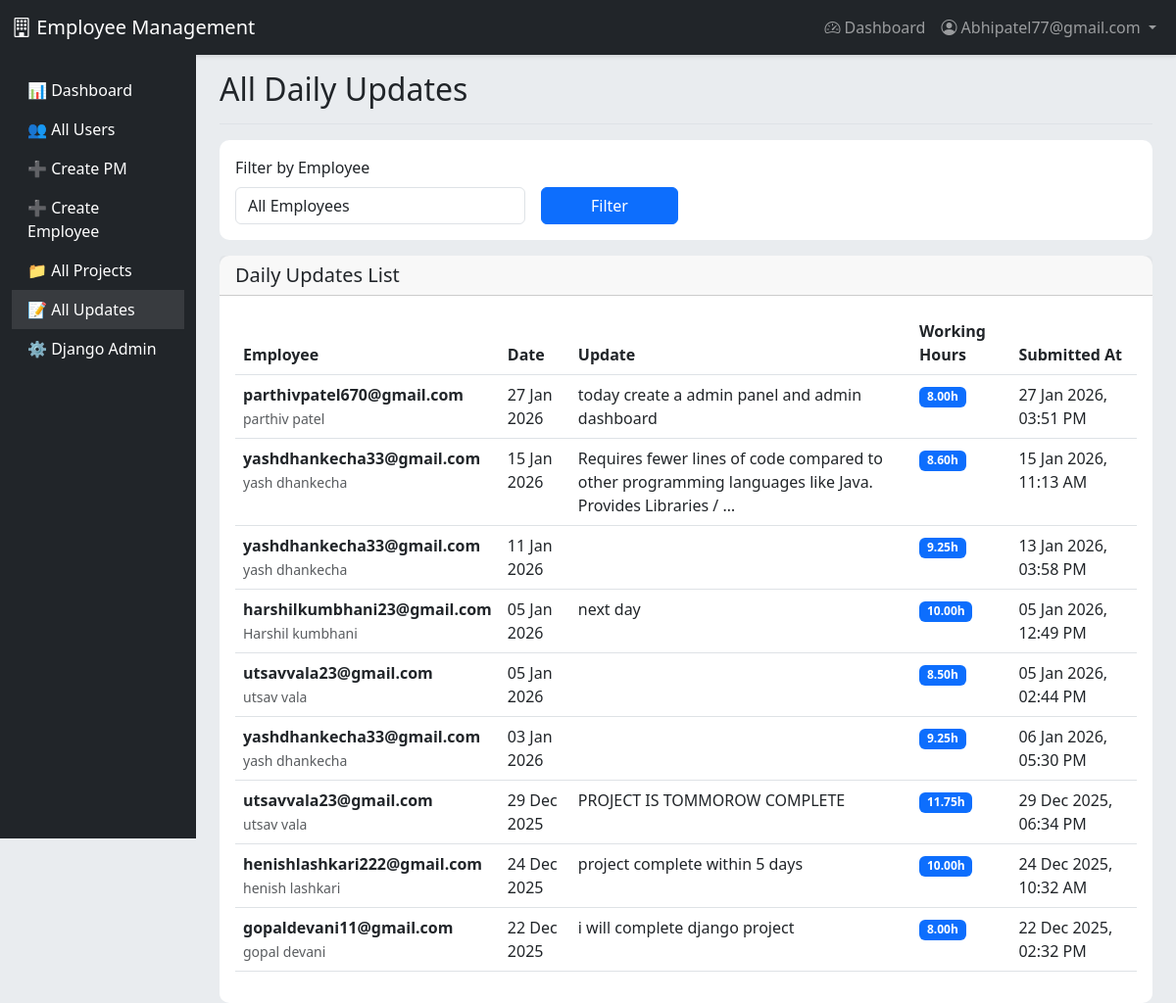
The app's page /updates/ (signed in) with its own data.
### accounts/models.py (models this page shows, shortened)
class User(AbstractUser):
    ROLE_CHOICES = (
        ('EMPLOYEE', 'Employee'),
        ('PM', 'Project Manager'),
        ('ADMIN', 'Admin'),
    )
    username = None
    email = models.EmailField(unique=True)
    role = models.CharField(max_length=10, choices=ROLE_CHOICES, default='EMPLOYEE')
    profile_image = models.ImageField(upload_to='profiles/', null=True, blank=True)
    is_verified = models.BooleanField(default=False)
    verification_token = models.CharField(max_length=100, blank=True)
    created_by = models.ForeignKey(
        'self',
        on_delete=models.CASCADE,  # ← Ye change kiya
        null=True,
        blank=True,
        related_name='created_users'
    )
    USERNAME_FIELD = 'email'
    REQUIRED_FIELDS = []
    objects = UserManager()
    class Meta:
        db_table = 'users'
        verbose_name = 'User'
        verbose_name_plural = 'Users'

class DailyUpdate(models.Model):
    employee = models.ForeignKey(
        User,
        on_delete=models.CASCADE,  # ← Already correct
        limit_choices_to={'role': 'EMPLOYEE'},
        related_name='daily_updates'
    )
    date = models.DateField(default=timezone.now)
    update_text = models.TextField()
    working_hours = models.DecimalField(
        max_digits=4,
        decimal_places=2,
        validators=[MinValueValidator(0)],
        help_text="Working hours for the day"
    )
    created_at = models.DateTimeField(auto_now_add=True)
    updated_at = models.DateTimeField(auto_now=True)
    class Meta:
        db_table = 'daily_updates'
        ordering = ['-date', '-created_at']
        unique_together = ['employee', 'date']
        verbose_name = 'Daily Update'
        verbose_name_plural = 'Daily Updates'

### accounts/views.py (the view)
    def wrapper(request, *args, **kwargs):
        if not request.user.is_authenticated or request.user.role != 'ADMIN':
            messages.error(request, 'Access denied. Admin only.')
            return redirect('dashboard')
        return view_func(request, *args, **kwargs)

### accounts/views.py (called while the page is built)
def admin_required(view_func):
    def wrapper(request, *args, **kwargs):
        if not request.user.is_authenticated or request.user.role != 'ADMIN':
            messages.error(request, 'Access denied. Admin only.')
            return redirect('dashboard')
        return view_func(request, *args, **kwargs)
    return wrapper

@login_required
@admin_required
def admin_updates_list(request):
    updates = DailyUpdate.objects.all().order_by('-date')
    employee_id = request.GET.get('employee')
    if employee_id:
        updates = updates.filter(employee_id=employee_id)
    context = {
        'updates': updates,
        'employees': User.objects.filter(role='EMPLOYEE'),
    }
    return render(request, 'admin_updates_list.html', context)

### accounts/templates/admin_updates_list.html (shortened to what this page needs)
{% extends 'base.html' %}
{% load static %}
{% block content %}
<div class="container-fluid">
    <div class="row">
        <nav class="col-md-2 d-md-block bg-dark sidebar vh-100 position-fixed" style="top: 56px;">
            <div class="position-sticky pt-3">
                <ul class="nav flex-column">
                    <li class="nav-item">
                        <a class="nav-link text-white" href="{% url 'dashboard' %}">
                            📊 Dashboard
                        </a>
                    </li>
                    <li class="nav-item">
                        <a class="nav-link text-white" href="{% url 'admin_users_list' %}">
                            👥 All Users
                        </a>
                    </li>
                    <li class="nav-item">
                        <a class="nav-link text-white" href="{% url 'pm_create' %}">
                            ➕ Create PM
                        </a>
                    </li>
                    <li class="nav-item">
                        <a class="nav-link text-white" href="{% url 'admin_create_employee' %}">
                            ➕ Create Employee
                        </a>
                    </li>
                    <li class="nav-item">
                        <a class="nav-link text-white" href="{% url 'admin_projects_list' %}">
                            📁 All Projects
                        </a>
                    </li>
                    <li class="nav-item">
                        <a class="nav-link text-white active" href="{% url 'admin_updates_list' %}">
                            📝 All Updates
                        </a>
                    </li>
                    <li class="nav-item">
                        <a class="nav-link text-white" href="/admin/" target="_blank">
                            ⚙️ Django Admin
                        </a>
                    </li>
                </ul>
            </div>
        </nav>
        <main class="col-md-10 ms-sm-auto px-md-4" style="margin-left: 16.66667%;">
            <div class="d-flex justify-content-between flex-wrap flex-md-nowrap align-items-center pt-3 pb-2 mb-3 border-bottom">
                <h1 class="h2">All Daily Updates</h1>
            </div>
            <div class="card mb-3">
                <div class="card-body">
                    <form method="get" class="row g-3">
                        <div class="col-md-4">
                            <label class="form-label">Filter by Employee</label>
                            <select name="employee" class="form-control">
                                <option value="">All Employees</option>
                            </select>
                        </div>
                        <div class="col-md-2">
                            <label class="form-label">&nbsp;</label>
                            <button type="submit" class="btn btn-primary w-100">Filter</button>
                        </div>
                    </form>
                </div>
            </div>
            <div class="card">
                <div class="card-header">
                    <h5 class="mb-0">Daily Updates List</h5>
                </div>
                <div class="card-body">
                    <div class="table-responsive">
                        <table class="table table-hover">
                            <thead>
                                <tr>
                                    <th>Employee</th>
                                    <th>Date</th>
                                    <th>Update</th>
                                    <th>Working Hours</th>
                                    <th>Submitted At</th>
                                </tr>
                            </thead>
                            <tbody>
                                {% for update in updates %}
                                <tr>
                                    <td>
                                        <strong>{{ update.employee.email }}</strong><br>
                                        <small class="text-muted">{{ update.employee.get_full_name|default:"-" }}</small>
                                    </td>
                                    <td>{{ update.date|date:"d M Y" }}</td>
                                    <td>{{ update.update_text|truncatewords:15 }}</td>
                                    <td><span class="badge bg-primary">{{ update.working_hours }}h</span></td>
                                    <td>{{ update.created_at|date:"d M Y, h:i A" }}</td>
                                </tr>
                                {% empty %}
                                <tr>
                                    <td colspan="5" class="text-center text-muted">
                                        No daily updates submitted yet
                                    </td>
                                </tr>
                                {% endfor %}
                            </tbody>
                        </table>
                    </div>
                </div>
            </div>
        </main>
    </div>
</div>
{% endblock %}

### accounts/templates/base.html (shortened to what this page needs)
<!DOCTYPE html>
<html lang="en">
<head>
    <link href="https://cdn.jsdelivr.net/npm/bootstrap@5.3.0/dist/css/bootstrap.min.css" rel="stylesheet">
    <link rel="stylesheet" href="https://cdn.jsdelivr.net/npm/bootstrap-icons@1.11.0/font/bootstrap-icons.css">
</head>
<body>
    <nav class="navbar navbar-expand-lg navbar-dark bg-dark">
        <div class="container-fluid">
            <a class="navbar-brand" href="{% url 'dashboard' %}">
                <i class="bi bi-building"></i> Employee Management
            </a>
            {% if user.is_authenticated %}
                <div class="collapse navbar-collapse" id="navbarNav">
                    <ul class="navbar-nav ms-auto">
                        <li class="nav-item">
                            <a class="nav-link" href="{% url 'dashboard' %}">
                                <i class="bi bi-speedometer2"></i> Dashboard
                            </a>
                        </li>
                        <li class="nav-item dropdown">
                            <a class="nav-link dropdown-toggle" href="#" id="navbarDropdown" role="button" data-bs-toggle="dropdown">
                                <i class="bi bi-person-circle"></i> {{ user.email }}
                            </a>
                        </li>
                    </ul>
                </div>
            {% endif %}
        </div>
    </nav>
    <main>
        {% block content %}{% endblock %}
    </main>
</body>
</html>

### accounts/templates/base.html (style rules this page uses)
body { background: #f8f9fa; }
.navbar { box-shadow: 0 2px 4px rgba(0,0,0,0.1); }
.card { border-radius: 10px; border: none; }

### accounts/templates/admin_updates_list.html (style rules this page uses)
body { background-color: #e9ecef !important; }
.sidebar { box-shadow: inset -1px 0 0 rgba(0, 0, 0, .1); }
.sidebar .nav-link { font-weight: 500; color: rgba(255, 255, 255, .8); }
.sidebar .nav-link.active { color: #fff; background-color: rgba(255, 255, 255, .1); }

### records on screen
User: email "Abhipatel77@gmail.com"
DailyUpdate: employee.email "parthivpatel670@gmail.com", employee.get_full_name "parthiv patel", date "27 Jan 2026", update_text "today create a admin panel and admin dashboard", working_hours "8.00", created_at "27 Jan 2026, 03:51 PM"
DailyUpdate: employee.email "yashdhankecha33@gmail.com", employee.get_full_name "yash dhankecha", date "15 Jan 2026", update_text "Requires fewer lines of code compared to other programming languages like Java. Provides Libraries / …", working_hours "8.60", created_at "15 Jan 2026, 11:13 AM"
DailyUpdate: employee.email "yashdhankecha33@gmail.com", employee.get_full_name "yash dhankecha", date "11 Jan 2026", working_hours "9.25", created_at "13 Jan 2026, 03:58 PM"
DailyUpdate: employee.email "harshilkumbhani23@gmail.com", employee.get_full_name "Harshil kumbhani", date "05 Jan 2026", update_text "next day", working_hours "10.00", created_at "05 Jan 2026, 12:49 PM"
DailyUpdate: employee.email "utsavvala23@gmail.com", employee.get_full_name "utsav vala", date "05 Jan 2026", working_hours "8.50", created_at "05 Jan 2026, 02:44 PM"
DailyUpdate: employee.email "yashdhankecha33@gmail.com", employee.get_full_name "yash dhankecha", date "03 Jan 2026", working_hours "9.25", created_at "06 Jan 2026, 05:30 PM"
DailyUpdate: employee.email "utsavvala23@gmail.com", employee.get_full_name "utsav vala", date "29 Dec 2025", update_text "PROJECT IS TOMMOROW COMPLETE", working_hours "11.75", created_at "29 Dec 2025, 06:34 PM"
DailyUpdate: employee.email "henishlashkari222@gmail.com", employee.get_full_name "henish lashkari", date "24 Dec 2025", update_text "project complete within 5 days", working_hours "10.00", created_at "24 Dec 2025, 10:32 AM"
DailyUpdate: employee.email "gopaldevani11@gmail.com", employee.get_full_name "gopal devani", date "22 Dec 2025", update_text "i will complete django project", working_hours "8.00", created_at "22 Dec 2025, 02:32 PM"
